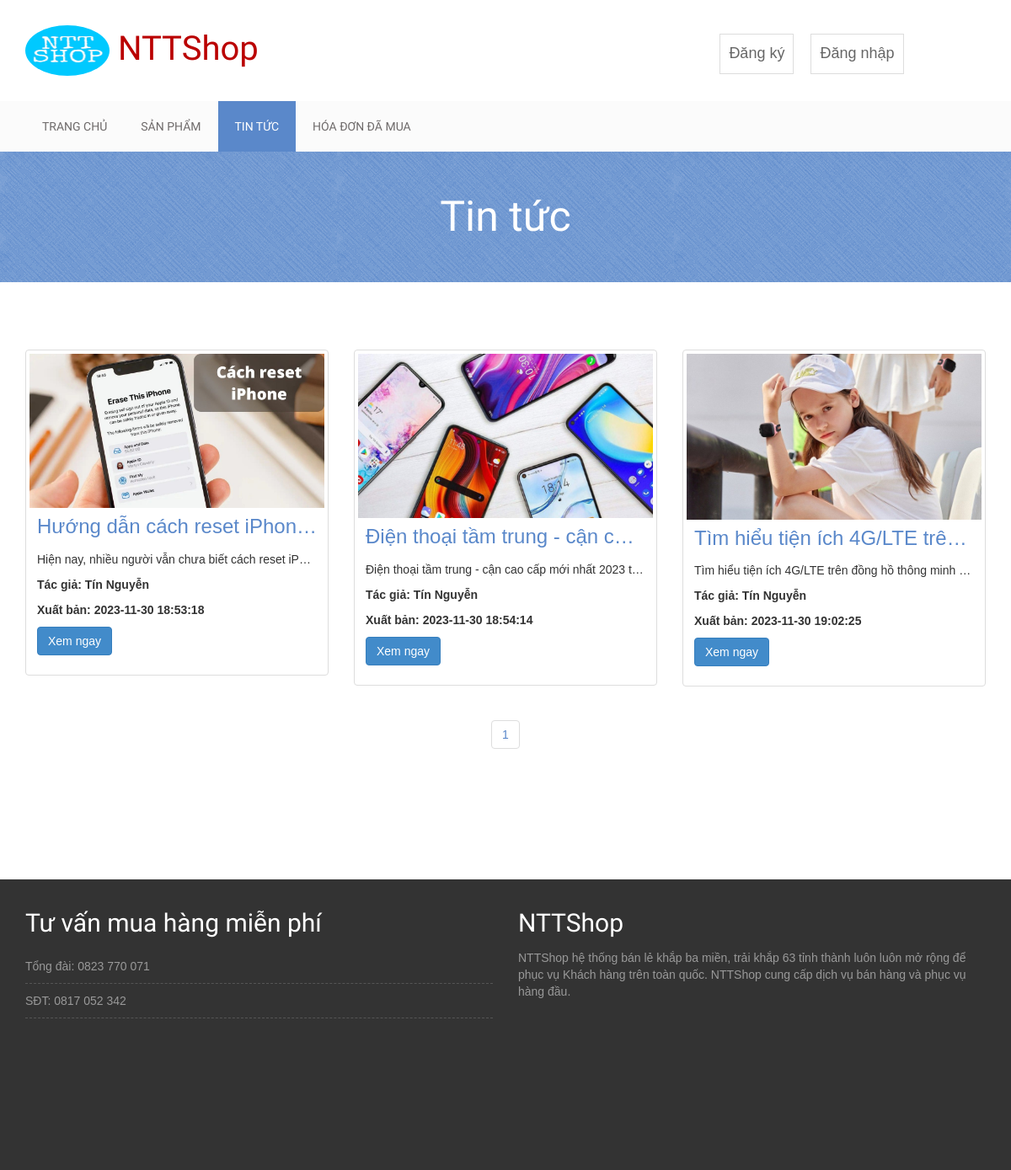
/index.php/TinTucBanController, run on the app's committed database.
### tables this page shows
CREATE TABLE `tintuc` (
  `id` int(10) NOT NULL,
  `noidung` text NOT NULL,
  `tieude` text NOT NULL,
  `mota` text NOT NULL,
  `hinhanh` text NOT NULL,
  `nguoidang` text NOT NULL,
  `ngaydang` timestamp NOT NULL DEFAULT CURRENT_TIMESTAMP ON UPDATE CURRENT_TIMESTAMP
);

### application/controllers/TinTucBanController.php (called while the page is built, shortened)
<?php
class TinTucBanController extends CI_Controller {
	public function index($trang=0)
	{
		$this->load->model('TinTucModel');
		$data = $this->TinTucModel->getData($trang);
		$datasotrang = $this->TinTucModel->getSoTrang();
		$data = array(
			'arrResult' => $data,
			'SoTrang' => $datasotrang
		);
		$this->load->view('TinTucBan', $data);
	}
}
?>

### index.php (called while the page is built, shortened)
<?php
require_once BASEPATH.'core/CodeIgniter.php';

### application/models/TinTucModel.php (called while the page is built, shortened)
<?php
class TinTucModel extends CI_Model {
	public function getData($trang)
	{
		$SoSPTrongTrang = 7;
		if($trang == 0) {
			$trang = 1;
		}
		$offset = ($trang - 1) * $SoSPTrongTrang;
		$this->db->select('*');
		$this->db->order_by('id', 'ASC');
		$data = $this->db->get('tintuc', $SoSPTrongTrang, $offset);
		$data = $data->result_array();
		return $data;
	}
	public function getSoTrang()
	{
		$SoSPTrongTrang = 5;
		$this->db->select('*');
		$res = $this->db->get('tintuc');
		$res = $res->result_array();
		$TongSoSanPham = count($res);
		$SoTrang = ceil($TongSoSanPham/$SoSPTrongTrang);
		return $SoTrang;
	}
}
?>

### application/views/TinTucBan.php (the view, shortened to what this page needs)
<!DOCTYPE html>
<html lang="en">
<head>
    <link rel="stylesheet" href="<?php echo base_url(); ?>CSS/bootstrap.min.css" />
    <link rel="stylesheet" href="<?php echo base_url(); ?>CSS/font-awesome.min.css" />
    <link rel="stylesheet" href="<?php echo base_url(); ?>CSS/owl.carousel.css" />
    <link rel="stylesheet" href="<?php echo base_url(); ?>CSS/style.css" />
    <link rel="stylesheet" href="<?php echo base_url(); ?>CSS/responsive.css" />
</head>
<body>
    <div class="site-branding-area">
        <div class="container">
            <div class="row">
                <div class="col-sm-7">
                    <div class="logo">
                        <h1>
                            <a href="<?php echo base_url(); ?>index.php/TrangChuController"
                                style="color: #ba0000; font-family: 'Ubuntu', sans-serif;"><img
                                    src="<?php echo base_url(); ?>img/logontt.png" alt=""
                                    style="width: 100px; height: 60px;border-radius: 100%"> NTTShop</a>
                        </h1>
                    </div>
                </div>
                <div class="col-sm-4">
                    <?php
						if($this->session->userdata('logged_in') === TRUE){
							echo "
											<div class='shopping-item' style='margin-left: 20px'>
												<a href=".site_url('DangNhapController/DangXuat') .">Đăng xuất</a></div>
							";
							echo "
								<div class='shopping-item' style='margin-left: 20px'>
									<a href=". base_url() ."index.php/TTTKController".">".$this->session->userdata('username')."</a></div>
                			";
						}
						else {
							echo "
								<div class='shopping-item' style='margin-left: 20px'>
									<a href=". base_url() ."index.php/DangNhapController".">Đăng nhập</a></div>
							";
							echo "
								<div class='shopping-item' style='margin-left: 20px'>
									<a href=". base_url() ."index.php/DangKiController".">Đăng ký</a></div>
							";
						}
					?>
                </div>
            </div>
        </div>
    </div>
    <div class="mainmenu-area">
        <div class="container">
            <div class="row">
                <div class="navbar-collapse collapse">
                    <ul class="nav navbar-nav">
                        <li>
                            <a href="<?php echo base_url(); ?>index.php/TrangChuController">Trang chủ</a>
                        </li>
                        <li>
                            <a href="<?php echo base_url(); ?>index.php/SanPhamBanController">Sản phẩm</a>
                        </li>
                        <li class="active"><a href="<?php echo base_url(); ?>index.php/TinTucBanController">Tin tức</a>
                        </li>
                        <li><a href="<?php echo base_url(); ?>index.php/HoaDonKhachHang">Hóa đơn đã
                                mua</a>
                        </li>
                    </ul>
                </div>
            </div>
        </div>
    </div>
    <div class="product-big-title-area">
        <div class="container">
            <div class="row">
                <div class="col-md-12">
                    <div class="product-bit-title text-center">
                        <h2>Tin tức</h2>
                    </div>
                </div>
            </div>
        </div>
    </div>
    <div class="single-product-area">
        <div class="container">
            <div class="row">
                <?php foreach ($arrResult as $item) : ?>
                <div class="col-sm-6 col-md-4">
                    <div class="thumbnail">
                        <a href="<?php echo base_url(); ?>index.php/CTTinTucController/?id=<?php echo $item['id'] ?>"><img
                                src="<?php echo $item['hinhanh'] ?>" alt="hình ảnh bài viết" /></a>
                        <div class="caption">
                            <a
                                href="<?php echo base_url(); ?>index.php/CTTinTucController/?id=<?php echo $item['id'] ?>">
                                <h3 style="white-space: nowrap; overflow: hidden; text-overflow: ellipsis;">
                                    <?php echo $item['tieude'] ?></h3>
                            </a>
                            <p style="white-space: nowrap; overflow: hidden; text-overflow: ellipsis;">
                                <?php echo $item['mota'] ?>
                            </p>
                            <b>
                                <p>Tác giả: <?php echo $item['nguoidang'] ?></p>
                            </b>
                            <b>
                                <p>Xuất bản: <?php echo $item['ngaydang'] ?></p>
                            </b>
                            <p>
                                <a href="<?php echo base_url(); ?>index.php/CTTinTucController/?id=<?php echo $item['id'] ?>"
                                    class="btn btn-primary" role="button">Xem ngay</a>
                            </p>
                        </div>
                    </div>
                </div>
                <?php endforeach ?>
            </div>
            <div class="row">
                <div class="col-md-12">
                    <div class="product-pagination text-center">
                        <nav>
                            <ul class="pagination">
                                <?php for ($i=0 ; $i < $SoTrang ; $i++ ) : ?>
                                <li class=""><a
                                        href="<?php echo base_url() ?>index.php/TinTucBanController/index/<?php echo $i+1 ?>"><?php echo $i+1 ?></a>
                                </li>
                                <?php endfor?>
                            </ul>
                        </nav>
                    </div>
                </div>
            </div>
        </div>
    </div>
    <div class="footer-top-area">
        <div class="container">
            <div class="row">
                <div class="col-md-6">
                    <div class="footer-menu">
                        <h2 class="footer-wid-title">
                            Tư vấn mua hàng miễn phí
                        </h2>
                        <ul>
                            <li><a href="#">Tổng đài: 0823 770 071</a></li>
                            <li><a href="#">SĐT: 0817 052 342</a></li>
                        </ul>
                    </div>
                </div>
                <div class="col-md-6">
                    <div class="footer-menu">
                        <h2 class="footer-wid-title">NTTShop</h2>
                        <p>
                            NTTShop hệ thống bán lẻ khắp ba miền, trải khắp
                            63 tỉnh thành luôn luôn mở rộng để phục vụ Khách
                            hàng trên toàn quốc. NTTShop cung cấp dịch vụ
                            bán hàng và phục vụ hàng đầu.
                        </p>
                    </div>
                </div>
            </div>
        </div>
    </div>
</body>
</html>

### CSS/style.css (style rules this page uses)
img { max-width: 100%; height: auto; }
h1, h2, h3, h4, h5, h6 { margin: 0 0 15px; }
body { font-family: Arial, Helvetica, sans-serif; }
.mainmenu-area { background: none repeat scroll 0 0 #fbfbfb; font-family: "Roboto Condensed", sans-serif; text-transform: uppercase; width: 100%; z-index: 999; }
.logo h1 { font-size: 40px; margin: 30px 0; font-weight: 400; }
.logo h1 a { color: #999; }
.shopping-item { border: 1px solid #ddd; float: right; font-size: 18px; margin-top: 40px; padding: 10px; position: relative; }
.shopping-item a { color: #666; }
.mainmenu-area ul.navbar-nav li a { color: #6e6a6a; font-size: 14px; padding: 20px; }
.mainmenu-area ul.navbar-nav li:hover a, .mainmenu-area ul.navbar-nav li.active a { background: #5a88ca; color: #fff; }
.footer-top-area { background: none repeat scroll 0 0 #333; color: #999; padding: 35px 0 180px; }
.footer-wid-title { font-family: raleway; font-size: 30px; font-weight: 100; color: #fff; }
.footer-menu ul { list-style: outside none none; margin: 0; padding: 0; }
.footer-menu ul li { border-bottom: 1px dashed #555; padding: 5px 0; }
.footer-menu a { display: block; padding: 5px 0; color: #999; }
a { color: #5a88ca; }
.product-big-title-area { background: url(img/crossword.png) repeat scroll 0 0 #5a88ca; }
.product-bit-title h2 { font-family: raleway; font-size: 50px; font-weight: 200; margin: 0; padding: 50px 0; color: #fff; }
.single-product-area { padding: 80px 0 130px; }
.pagination > li > a, .pagination > li > span { color: #5a88ca; }

### data on the page
tintuc: hinhanh (picture), tieude "Hướng dẫn cách reset iPhon…", mota "Hiện nay, nhiều người vẫn chưa biết cách reset iP…", nguoidang "Tín Nguyễn", ngaydang "2023-11-30 18:53:18"
tintuc: hinhanh (picture), tieude "Điện thoại tầm trung - cận c…", mota "Điện thoại tầm trung - cận cao cấp mới nhất 2023 t…", nguoidang "Tín Nguyễn", ngaydang "2023-11-30 18:54:14"
tintuc: hinhanh (picture), tieude "Tìm hiểu tiện ích 4G/LTE trê…", mota "Tìm hiểu tiện ích 4G/LTE trên đồng hồ thông minh…", nguoidang "Tín Nguyễn", ngaydang "2023-11-30 19:02:25"
